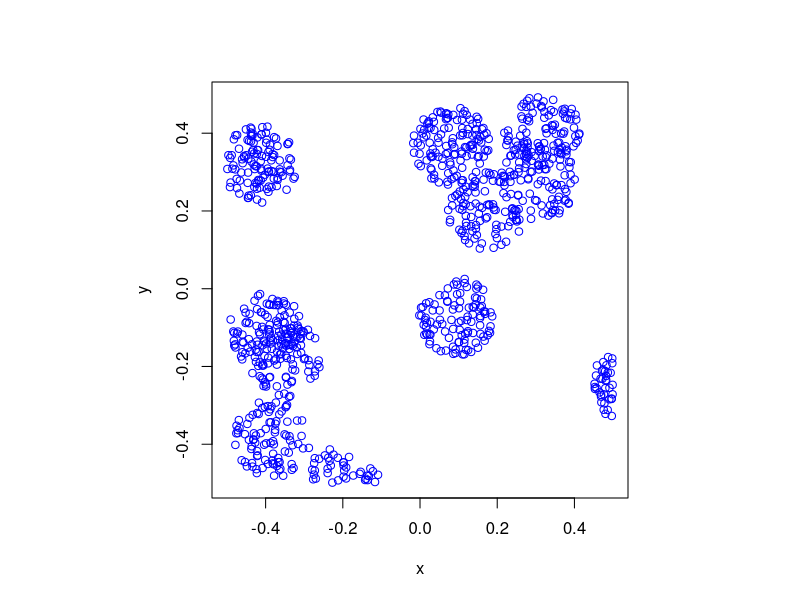

Write the R code that produced this figure. (Note: this script raises an error after producing the figure.)
#Simulate a Matern cluster point process on a rectangle.
#Author: H. Paul Keeler, 2018.
# Website: hpaulkeeler.com
# Repository: github.com/hpaulkeeler/posts

#Simulation window parameters
xMin=-.5;
xMax=.5;
yMin=-.5;
yMax=.5;

#Parameters for the parent and daughter point processes
lambdaParent=10;#density of parent Poisson point process
lambdaDaughter=100;#mean number of points in each cluster
radiusCluster=0.1;#radius of cluster disk (for daughter points)

#Extended simulation windows parameters
rExt=radiusCluster; #extension parameter -- use cluster radius
xMinExt=xMin-rExt;
xMaxExt=xMax+rExt;
yMinExt=yMin-rExt;
yMaxExt=yMax+rExt;
#rectangle dimensions
xDeltaExt=xMaxExt-xMinExt;
yDeltaExt=yMaxExt-yMinExt;
areaTotalExt=xDeltaExt*yDeltaExt; #area of extended rectangle

#Simulate Poisson point process for the parents
numbPointsParent=rpois(1,areaTotalExt*lambdaParent);#Poisson number of points
#x and y coordinates of Poisson points for the parent
xxParent=xMinExt+xDeltaExt*runif(numbPointsParent);
yyParent=yMinExt+yDeltaExt*runif(numbPointsParent);

#Simulate Poisson point process for the daughters (ie final poiint process)
numbPointsDaughter=rpois(numbPointsParent,lambdaDaughter); 
numbPoints=sum(numbPointsDaughter); #total number of points

#Generate the (relative) locations in polar coordinates by 
#simulating independent variables.
theta=2*pi*runif(numbPoints); #angular coordinates 
rho=radiusCluster*sqrt(runif(numbPoints)); #radial coordinates 

#Convert from polar to Cartesian coordinates
xx0=rho*cos(theta);
yy0=rho*sin(theta);

#replicate parent points (ie centres of disks/clusters)
xx=rep(xxParent,numbPointsDaughter);
yy=rep(yyParent,numbPointsDaughter);

#translate points (ie parents points are the centres of cluster disks)
xx=xx+xx0;
yy=yy+yy0;

#thin points if outside the simulation window
booleInside=((xx>=xMin)&(xx<=xMax)&(yy>=yMin)&(yy<=yMax));
#retain points inside simulation window
xx=xx[booleInside]; 
yy=yy[booleInside]; 

#Plotting
par(pty="s")
plot(xx,yy,'p',xlab='x',ylab='y',col='blue');

library(spatstat);
#Simulate and plot (in one line) Matern cluster point process 
plot(rMatClust(lambdaParent,radiusCluster,lambdaDaughter,c(xMin,xMax,yMin,yMax)));
